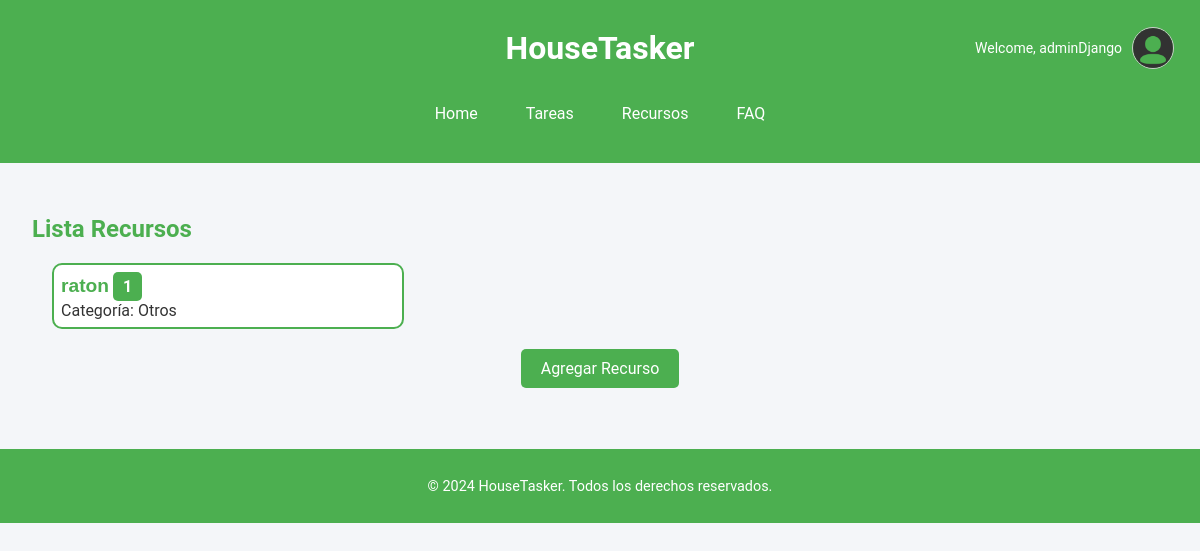
Page /resources/ (signed in) on the earlier database version.
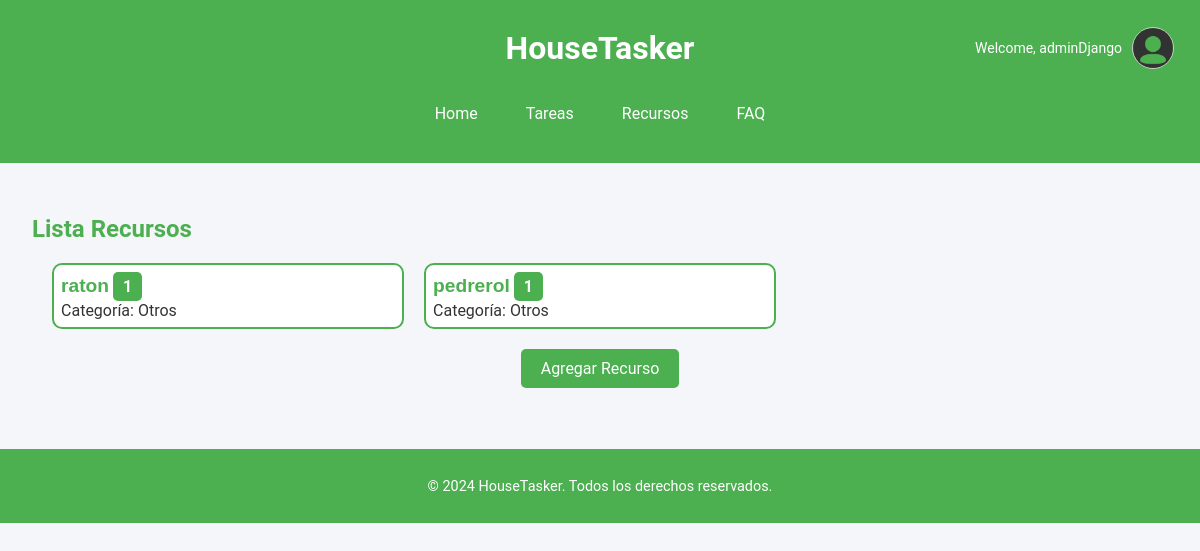
Same page on the later database version.
### appHouseTasker/models.py (models this page shows, shortened)
class Resource(models.Model):
    CATEGORY_CHOICES = [
        ('cleaning', 'Limpieza'),
        ('vehicle', 'Vehículo'),
        ('kitchen', 'Cocina'),
        ('others', 'Otros'),
    ]
    name = models.CharField(max_length=100, unique=True, help_text="Nombre del recurso, e.g., Jabon, Coche, Llaves.")
    description = models.TextField(blank=True, help_text="Descripción opcional del recurso y sus características.")
    quantity = models.PositiveIntegerField(default=1, help_text="Cantidad disponible de este recurso.")
    category = models.CharField(max_length=50, choices=CATEGORY_CHOICES, default='others', help_text="Categoría del recurso.")
    is_available = models.BooleanField(default=True, help_text="Indica si el recurso está disponible para uso.")

### appHouseTasker/views.py (the view)
# urls.py: path('resources/', views.resource_list, name='resource_list'),  # List all resources
@login_required
def resource_list(request):
    resources = Resource.objects.all()
    return render(request, 'resource_list.html', {'resources': resources})

### appHouseTasker/templates/resource_list.html
{% extends "base.html" %}
{% load static %}
{% block head %}
<link rel="stylesheet" href="{% static 'css/resource_list.css' %}">
{% endblock %}
{% block main %}
	<h2>Lista Recursos</h2>
	<div class="resource-container">
	  {% for resource in resources %}
		<div class="resource-item">
		  <a href="{% url 'resource_detail' resource.id %}">{{ resource.name }}</a>
		  <span class="quantity-box">{{ resource.quantity }}</span><br>
		  <span class="category">Categoría: {{ resource.get_category_display }}</span>
		</div>
	  {% empty %}
		<p>No se encontraron recursos.</p>
	  {% endfor %}
	</div>
	<div class="add-resource-button-container">
	  <a href="{% url 'resource_create' %}" class="add-resource-button">Agregar Recurso</a>
	</div>
{% endblock %}

Differences in the rows shown:
added Resource: name "pedrerol", quantity "1", category "Otros"
